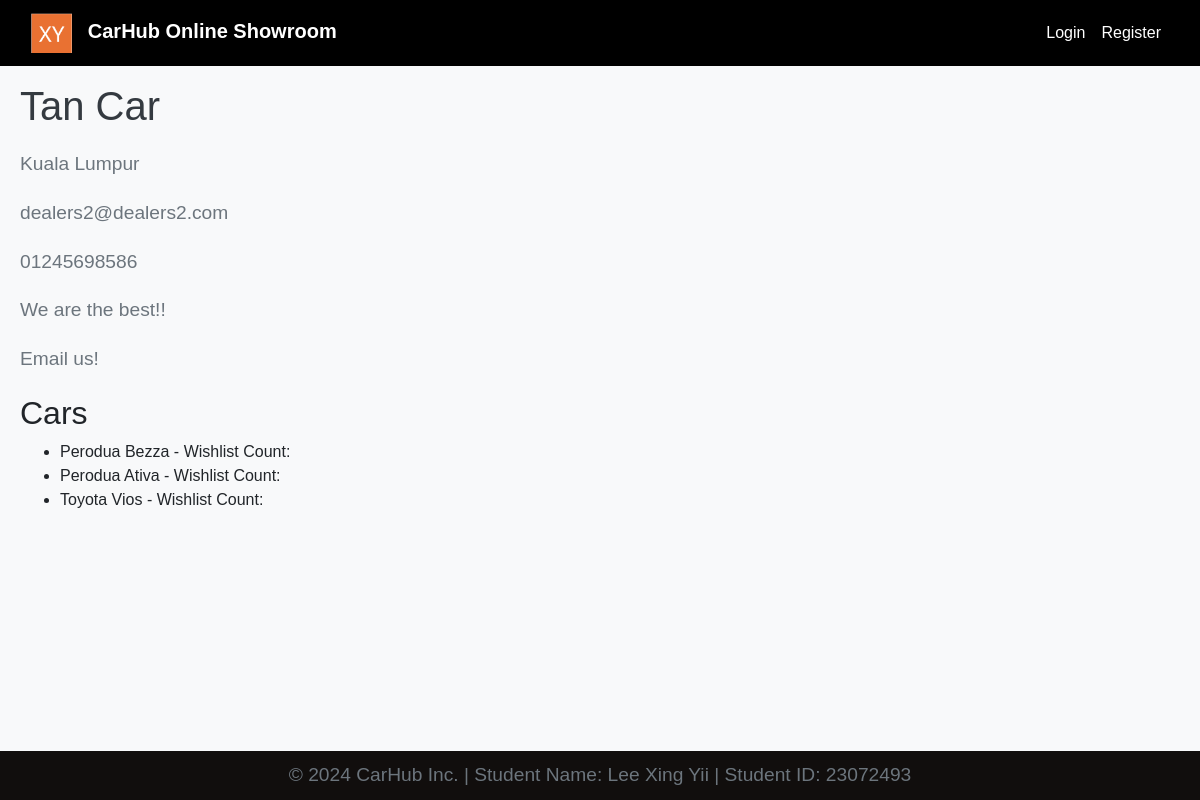
The app's page /dealers/2/ with its own data.
### dealers/models.py (models this page shows, shortened)
class DealerProfile(models.Model):
    user = models.OneToOneField(UserProfile, on_delete=models.CASCADE, related_name='dealer_profile')
    company_name = models.CharField(max_length=100)
    company_address = models.TextField(max_length=255)
    email = models.EmailField()
    phone_number = models.CharField(max_length=20)
    bio = models.TextField(blank=True, null=True)
    contact_info = models.TextField(blank=True, null=True)
    def get_cars(self):
        return Car.objects.filter(dealer=self.user)
    def get_wishlist_count(self, car):
        return car.wishlist_set.count()

### cars/models.py (models this page shows, shortened)
class Car(models.Model):
    dealer = models.ForeignKey(UserProfile, on_delete=models.CASCADE)
    make = models.CharField(max_length=50)
    model = models.CharField(max_length=50)
    year = models.IntegerField()
    price = models.DecimalField(max_digits=10, decimal_places=2)
    image = models.ImageField(upload_to='car_images/', blank=True, null=True)
    description = models.TextField()
    category = models.ForeignKey(Category, on_delete=models.SET_NULL, null=True, blank=True)

### dealers/views.py (the view)
# urls.py: path('<int:dealer_id>/', views.dealer_profile, name='dealer_profile'),
def dealer_profile(request, dealer_id):
    dealer_profile = get_object_or_404(DealerProfile, id=dealer_id)
    cars = dealer_profile.get_cars()
    wishlist_counts = {car.id: dealer_profile.get_wishlist_count(car) for car in cars}
    return render(request, 'dealers/dealer_profile.html', {'dealer_profile': dealer_profile, 'cars': cars, 'wishlist_counts': wishlist_counts})

### templates/dealers/dealer_profile.html (shortened to what this page needs)
{% extends "base.html" %}
{% block content %}
<h1>{{ dealer_profile.company_name }}</h1>
<p>{{ dealer_profile.company_address }}</p>
<p>{{ dealer_profile.email }}</p>
<p>{{ dealer_profile.phone_number }}</p>
<p>{{ dealer_profile.bio }}</p>
<p>{{ dealer_profile.contact_info }}</p>
<h2>Cars</h2>
<ul>
    {% for car in cars %}
        <li>
            {{ car.make }} {{ car.model }} - Wishlist Count: {{ wishlist_counts.car.id }}
        </li>
    {% endfor %}
</ul>
{% endblock %}

### static/css/styles.css (style rules this page uses)
body, html { margin: 0; padding: 0; width: 100%; height: 100%; font-family: Arial, sans-serif; background-color: #f8f9fa; }
h1 { color: #343a40; font-size: 2.5rem; margin-bottom: 20px; }
p { color: #6c757d; font-size: 1.2rem; margin-bottom: 20px; }

### records on screen
DealerProfile: company_name "Tan Car", company_address "Kuala Lumpur", email "dealers2@dealers2.com", phone_number "01245698586", bio "We are the best!!", contact_info "Email us!"
Car: make "Perodua", model "Bezza"
Car: make "Perodua", model "Ativa"
Car: make "Toyota", model "Vios"
